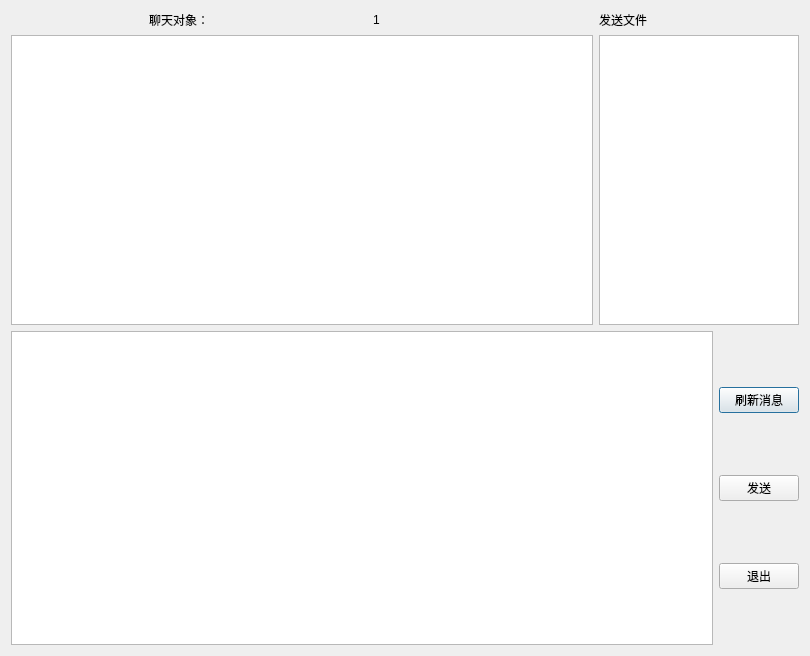
<?xml version="1.0" encoding="UTF-8"?>
<ui version="4.0">
 <class>PrivateChat</class>
 <widget class="QDialog" name="PrivateChat">
  <property name="geometry">
   <rect>
    <x>0</x>
    <y>0</y>
    <width>810</width>
    <height>656</height>
   </rect>
  </property>
  <property name="windowTitle">
   <string>私聊-局域网聊天</string>
  </property>
  <layout class="QVBoxLayout" name="verticalLayout_4">
   <item>
    <layout class="QHBoxLayout" name="horizontalLayout_3">
     <item>
      <layout class="QVBoxLayout" name="verticalLayout">
       <item>
        <layout class="QHBoxLayout" name="horizontalLayout_2">
         <item>
          <widget class="QLabel" name="label_chatdispaly">
           <property name="maximumSize">
            <size>
             <width>80</width>
             <height>20</height>
            </size>
           </property>
           <property name="text">
            <string>聊天对象：</string>
           </property>
          </widget>
         </item>
         <item>
          <widget class="QLabel" name="label_chatobject">
           <property name="maximumSize">
            <size>
             <width>80</width>
             <height>20</height>
            </size>
           </property>
           <property name="text">
            <string>1</string>
           </property>
          </widget>
         </item>
        </layout>
       </item>
       <item>
        <widget class="QTextBrowser" name="textBrowser_message">
         <property name="maximumSize">
          <size>
           <width>16777215</width>
           <height>16777215</height>
          </size>
         </property>
        </widget>
       </item>
      </layout>
     </item>
     <item>
      <layout class="QVBoxLayout" name="verticalLayout_3">
       <item>
        <widget class="QLabel" name="label">
         <property name="maximumSize">
          <size>
           <width>200</width>
           <height>16777215</height>
          </size>
         </property>
         <property name="text">
          <string>发送文件</string>
         </property>
        </widget>
       </item>
       <item>
        <widget class="QListView" name="listView">
         <property name="maximumSize">
          <size>
           <width>200</width>
           <height>16777215</height>
          </size>
         </property>
        </widget>
       </item>
      </layout>
     </item>
    </layout>
   </item>
   <item>
    <layout class="QHBoxLayout" name="horizontalLayout">
     <item>
      <widget class="QTextEdit" name="textEdit"/>
     </item>
     <item>
      <layout class="QVBoxLayout" name="verticalLayout_2">
       <item>
        <widget class="QPushButton" name="pushButton_refresh">
         <property name="text">
          <string>刷新消息</string>
         </property>
        </widget>
       </item>
       <item>
        <widget class="QPushButton" name="pushButton_send">
         <property name="text">
          <string>发送</string>
         </property>
        </widget>
       </item>
       <item>
        <widget class="QPushButton" name="pushButton_exit">
         <property name="text">
          <string>退出</string>
         </property>
        </widget>
       </item>
      </layout>
     </item>
    </layout>
   </item>
  </layout>
 </widget>
 <resources/>
 <connections/>
</ui>
